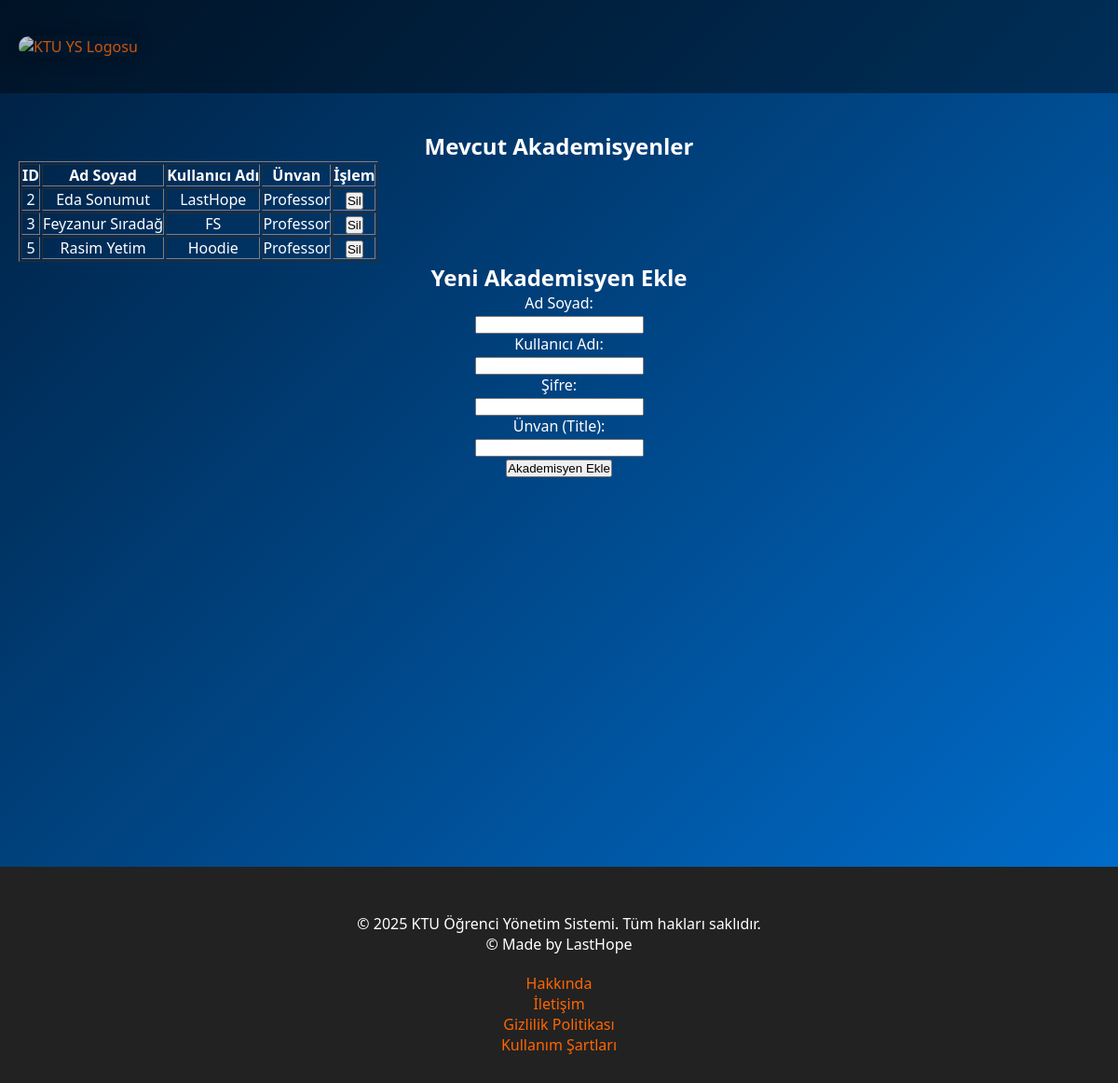
The page /akademisyenekle (signed in) on the database as committed earlier.
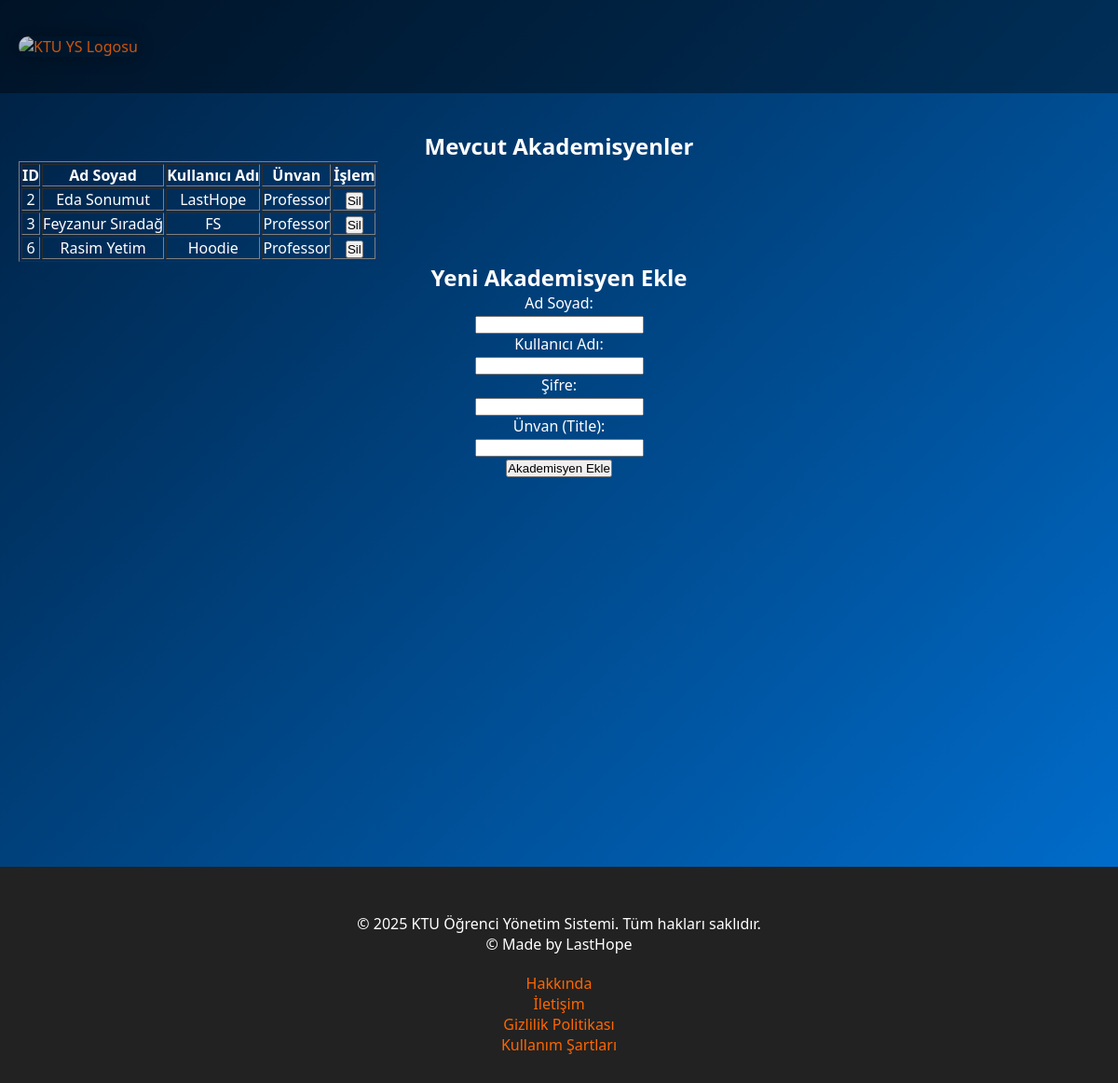
The same page on the database as committed later.
### models.py (models this page shows)
class Akademisyen(db.Model):
    __tablename__ = 'akademisyen'
    aID = db.Column(db.Integer, primary_key=True, autoincrement=True)
    adSoyad = db.Column(db.String, nullable=False)
    title = db.Column(db.String, nullable=False)
    sifre = db.Column(db.String, nullable=False)
    kullanici_adi = db.Column(db.String, nullable=False, unique=True)
    dersler = db.relationship('Dersler', backref='sorumlu', lazy=True)

### app.py (the view)
@app.route('/akademisyenekle')
def akademisyenekle():
    if 'rol' not in session or session['rol'] != 'yonetici':
        flash("Yetkisiz erişim.")
        return redirect(url_for('ygiris'))
    akademisyenler = Akademisyen.query.all()
    return render_template('akademisyenekle.html', akademisyenler=akademisyenler)

### templates/akademisyenekle.html (shortened to what this page needs)
<!DOCTYPE html>
<html lang="tr">
<head>
<link rel="stylesheet" href="{{ url_for('static', filename='style.css') }}">
</head>
<body>
  <header class="header">
    <div class="logo-container"><a href="index.php">
    <img src="https://pu.ktu.edu.tr/pluginfile.php/1/theme_remui/logo/1713768117/KT%C3%9C%20Logo%201A.png" alt="KTU YS Logosu"></a>
    </div>
  </header>
  <div class="container">
<h2>Mevcut Akademisyenler</h2>
<table border="1">
  <tr>
    <th>ID</th>
    <th>Ad Soyad</th>
    <th>Kullanıcı Adı</th>
    <th>Ünvan</th>
    <th>İşlem</th>
  </tr>
  {% for akademisyen in akademisyenler %}
  <tr>
    <td>{{ akademisyen.aID }}</td>
    <td>{{ akademisyen.adSoyad }}</td>
    <td>{{ akademisyen.kullanici_adi }}</td>
    <td>{{ akademisyen.title }}</td>
    <td>
      <form method="POST" action="{{ url_for('akademisyen_sil', aID=akademisyen.aID) }}" onsubmit="return confirm('Bu akademisyeni silmek istediğinize emin misiniz?');">
        <button type="submit">Sil</button>
      </form>
    </td>
  </tr>
  {% endfor %}
</table>
<h2>Yeni Akademisyen Ekle</h2>
<form method="POST" action="{{ url_for('akademisyen_ekle') }}">
    <label>Ad Soyad:</label><br>
    <input type="text" name="adSoyad" required><br>
    <label>Kullanıcı Adı:</label><br>
    <input type="text" name="kullanici_adi" required><br>
    <label>Şifre:</label><br>
    <input type="password" name="sifre" required><br>
    <label>Ünvan (Title):</label><br>
    <input type="text" name="title" required><br>
    <input type="submit" value="Akademisyen Ekle">
</form>
  </div>
  <footer class="footer">
    <div class="footer-container">
        <p>&copy; 2025 KTU Öğrenci Yönetim Sistemi. Tüm hakları saklıdır.</p>
        <p>&copy; Made by LastHope</p>
    </div>
    <div class="footer-links">
        <p><a href="about.html">Hakkında</a></p>
        <p><a href="contact.html">İletişim</a></p>
        <p><a href="privacy.html">Gizlilik Politikası</a></p>
        <p><a href="terms.html">Kullanım Şartları</a></p>
    </div>
</footer>
</body>
</html>

### static/style.css (style rules this page uses)
* { box-sizing: border-box; margin: 0; padding: 0; }
body { font-family: 'Segoe UI', sans-serif; background: linear-gradient(135deg, #001f3f, #0074D9); color: white; min-height: 100vh; }
.container { width: 100%; height: 800px; justify-content: center; align-items: center; text-align: center; padding: 40px 20px; }
.logo-container { display: flex; gap: 40px; flex-wrap: wrap; justify-content: center; }
.logo-container img { width: 200px; height: 100px; opacity: 0.8; border-radius: 20px; box-shadow: 0 0 20px rgba(0,0,0,0.4); }
.footer { background-color: #222; color: white; padding: 30px 0; text-align: center; margin-top: 30px; }
.footer-container { justify-content: center; padding: 20px; }
.footer-links { justify-content: space-between; }
a { text-decoration: none; color: #ff6600; }
.header { display: flex; justify-content: space-between; align-items: center; background-color: rgba(0, 0, 0, 0.4); padding: 20px; height: 100px; }

Rows that differ between the two databases and show on the page:
removed Akademisyen: aID "5", adSoyad "Rasim Yetim", kullanici_adi "Hoodie", title "Professor"
added Akademisyen: aID "6", adSoyad "Rasim Yetim", kullanici_adi "Hoodie", title "Professor"
